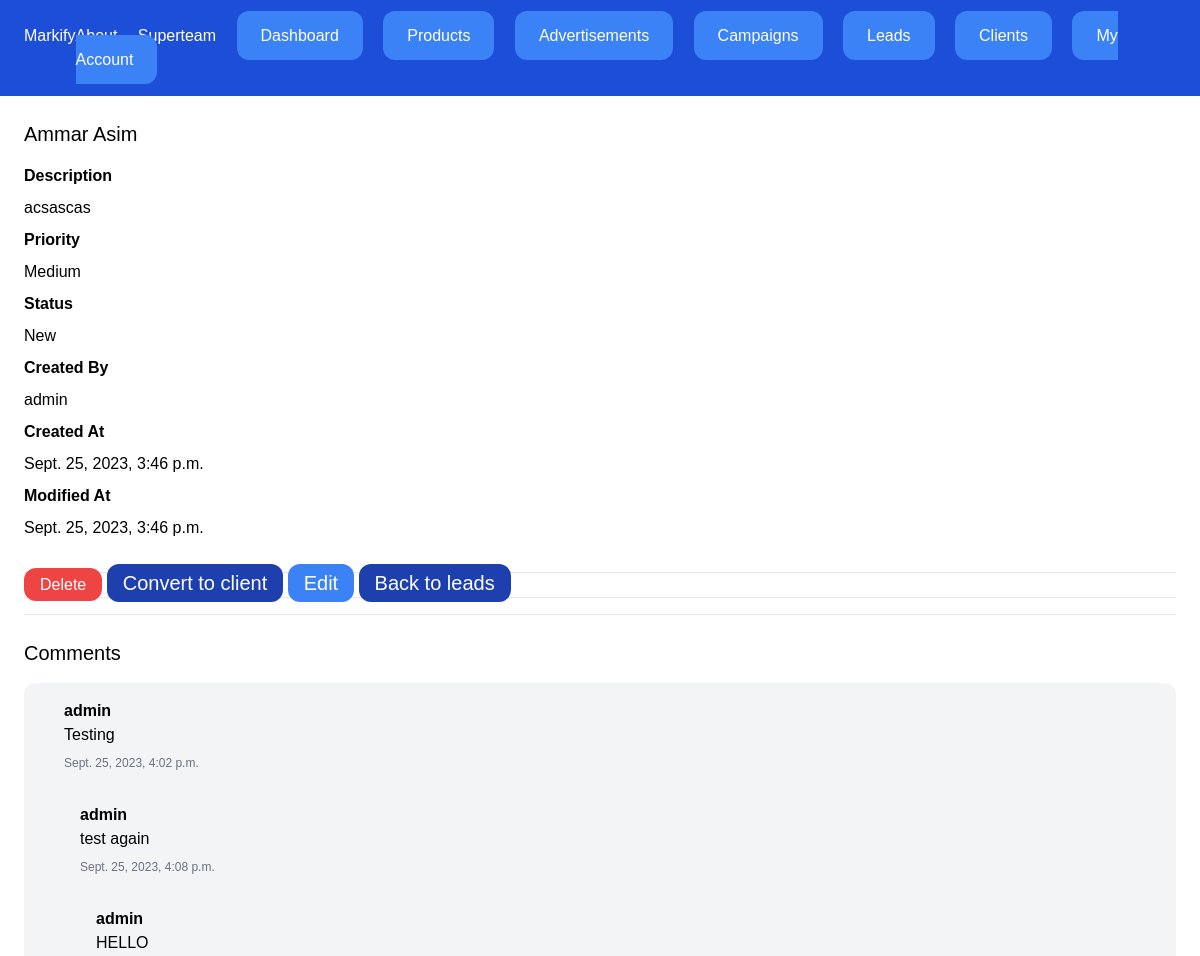
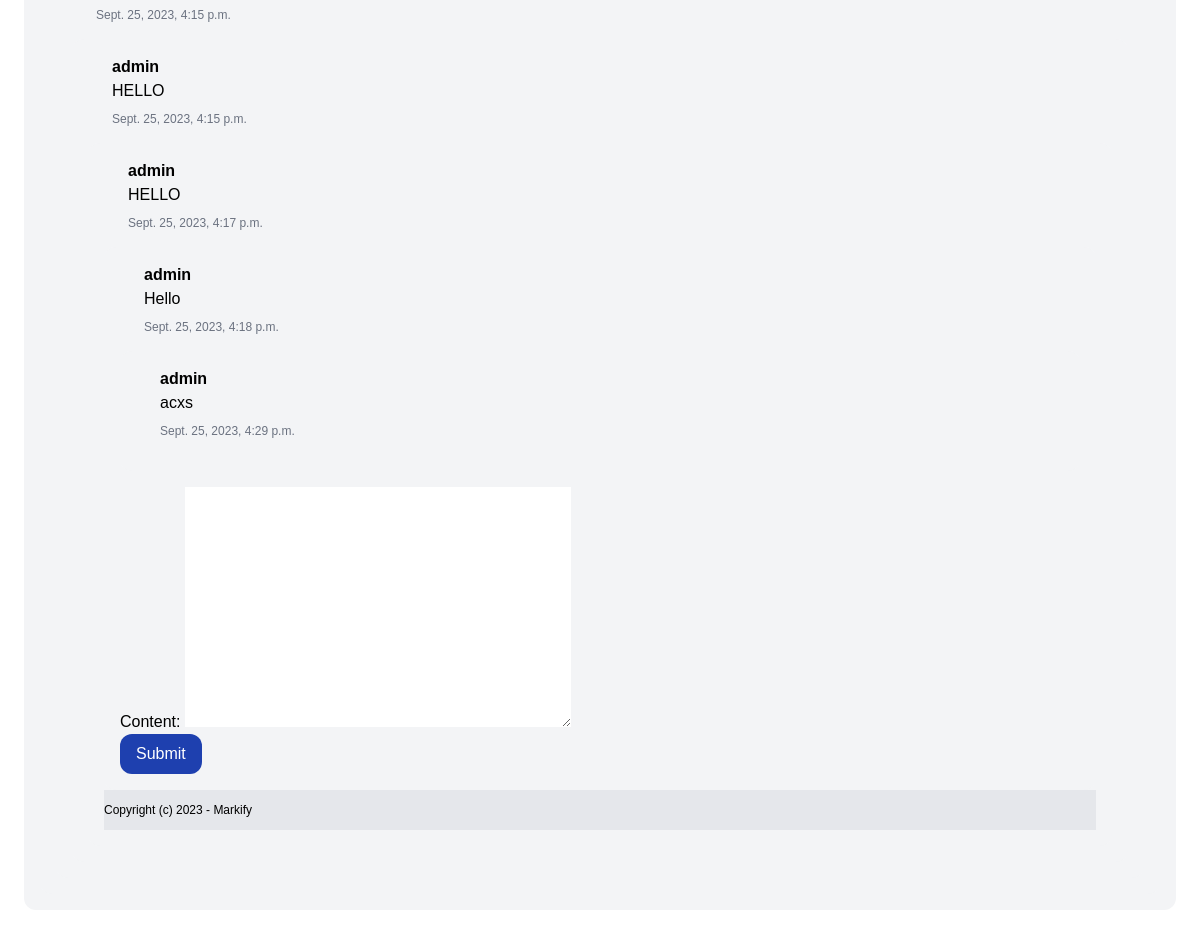
Screenshot of /dashboard/leads/24/ (signed in) with the database file from the repository (2 pictures, top to bottom).
### team/models.py (models this page shows, shortened)
class Team(models.Model):
    name = models.CharField(max_length=100)
    plan = models.ForeignKey(Plan, related_name='teams', blank=True, null=True, on_delete=models.CASCADE)
    members = models.ManyToManyField(User, related_name='teams')
    created_by = models.ForeignKey(User, related_name='created_teams', on_delete=models.CASCADE)
    created_at = models.DateTimeField(auto_now_add=True)
    modified_by = models.DateTimeField(auto_now=True)
    class Meta:
        ordering = ('name',)

### lead/models.py (models this page shows, shortened)
class Lead(models.Model):
    LOW = 'low'
    MEDIUM = 'medium'
    HIGH = 'high'
    CHOICES_PRIORITY = (
        (LOW, 'Low'),
        (MEDIUM, 'Medium'),
        (HIGH, 'High'),
    )
    NEW ='new'
    CONTACTED = 'contacted'
    WON = 'won'
    LOST = 'lost'
    CHOICES_STATUS = (
        (NEW, 'New'),
        (CONTACTED, "Contacted"),
        (WON, "Won"),
        (LOST, "Lost"),
    )
    team = models.ForeignKey(Team, related_name='leads', on_delete=models.CASCADE)
    name = models.CharField(max_length=255)
    email = models.EmailField()
    description = models.TextField(blank=True, null=True)
    priority = models.CharField(max_length=10, choices=CHOICES_PRIORITY, default=MEDIUM)
    status = models.CharField(max_length=10, choices=CHOICES_STATUS, default=NEW)
    converted_to_client = models.BooleanField(default=False)
    created_by = models.ForeignKey(User, related_name='leads', on_delete=models.CASCADE)
    created_at = models.DateTimeField(auto_now_add=True)
    modified_at = models.DateTimeField(auto_now=True)
    class Meta:
        ordering = ('name',)

class Comment(models.Model):
    team = models.ForeignKey(Team, related_name='lead_comments', on_delete=models.CASCADE)
    lead = models.ForeignKey(Lead, related_name='comments', on_delete=models.CASCADE)
    content = models.TextField(blank=True, null=True)
    created_by = models.ForeignKey(User, related_name='lead_comments', on_delete=models.CASCADE)
    created_at = models.DateTimeField(auto_now_add=True)

### lead/views.py (the view)
# urls.py: path('<int:pk>/', views.LeadDetailView.as_view(), name='detail'),
class LeadDetailView(DetailView):
    model = Lead
    def get_queryset(self):
        query_set = super(LeadDetailView,self).get_queryset()
        return query_set.filter(created_by=self.request.user, converted_to_client=False, pk=self.kwargs.get('pk'))
    @method_decorator(login_required)
    def dispatch(self, *args, **kwargs):
        return super().dispatch(*args, **kwargs)
    def get_context_data(self, **kwargs):
        context = super().get_context_data(**kwargs)
        context["form"] = AddCommentForm()
        return context

### lead/forms.py
class AddCommentForm(forms.ModelForm):
    class Meta:
        model = Comment
        fields = ('content',)

### campaigns/context_processors.py (called while the page is built)
def campaign_expired(request):
    campaigns = Campaign.objects.all()
    for campaign in campaigns:
        if campaign.end_date < timezone.now().date():
            campaign.active = False
            campaign.save()
    return {'campaigns': campaigns}

### team/context_processors.py (called while the page is built)
def active_team(request):
    if request.user.is_authenticated:
        if request.user.userprofile.active_team:
            team = request.user.userprofile.active_team
        else:
            team = Team.objects.filter(created_by=request.user)[0]
    else:
        team = None
    return {'active_team': team}

### lead/templates/lead/lead_detail.html (shortened to what this page needs)
{%extends "core/base.html"%}
{%block content%}
    <div class='py-6 px-6'>
        <h1 class='text-xl mb-4'>{{lead.name}}</h1>
        {%if lead.description%}
            <p class="font-semibold mb-2">Description</p>
            <p>{{lead.description}}</p>
        {% endif %}
        <p class="font-semibold mb-2 mt-2">Priority</p>
        <p>{{lead.get_priority_display}}</p>
        <p class="font-semibold mb-2 mt-2">Status</p>
        <p>{{lead.get_status_display}}</p>
        <p class="font-semibold mb-2 mt-2">Created By</p>
        <p>{{lead.created_by}}</p>
        <p class="font-semibold mb-2 mt-2">Created At</p>
        <p>{{lead.created_at}}</p>
        <p class="font-semibold mb-2 mt-2">Modified At</p>
        <p class="mb-8">{{lead.modified_at }}</p>
        <hr>
            <a href = "#" onclick="document.getElementById('lead_delete_form').submit();" class="py-2 px-4 bg-red-500 text-white rounded-xl">Delete</a>
            <a href = "{%url 'leads:convert' lead.id%}" class="py-2 text-xl/4 px-4 bg-blue-800 text-white rounded-xl">Convert to client</a>
            <a href = "{%url 'leads:edit' lead.id%}" class="py-2 px-4 text-xl/4 bg-blue-500 text-white rounded-xl">Edit</a>
            <a href="{%url 'leads:list' %}" class="py-2 px-4 text-xl/4 bg-blue-800 text-white rounded-xl">Back to leads</a>
        <hr>
        <hr class="my-4">
        <h1 class = "text-xl mb-4 mt-6 text-semibold">Comments</h1>
        <div class="space-y-4">
            {%for comment in lead.comments.all%}
                <div class="bg-gray-100 rounded-xl p-4">
                    <p class="px-6 font-semibold ">{{comment.created_by}}</p>
                    <p class="mb-2 px-6">{{comment.content}}</p>
                    <p class="text-xs px-6 text-gray-500 mb-4">{{comment.created_at}}</p>
            {%endfor%}
        </div>
        <form method='post' class="mt-4" action='{%url "leads:add_comment" lead.id%}'>
            {{form.as_p}}
            <button class="py-2 px-4 bg-blue-800 text-white rounded-xl">Submit</button>
        </form>
    </div>
{%endblock%}

### core/templates/core/partials/nav.html (shortened to what this page needs)
<nav class='py-6 flex justify-between bg-blue-700 px-6'>
    <a href='/' class='text-white'>Markify</a>
    <div class="space-x-4">
      <a href="{% url 'about' %}" class='text-white'>About</a>
      {%if request.user.is_authenticated%}
      <a href="{%url 'teams:detail' active_team.id %}" class='text-white text'>{{active_team.name}}</a>
      <a href='{%url "dashboard" %}' class='text-white py-4 px-6 bg-blue-500 rounded-xl'>Dashboard</a>
      <a href='{%url "products:list" %}' class='text-white py-4 px-6 bg-blue-500 rounded-xl'>Products</a>
      <a href='{%url "ads:list" %}' class='text-white py-4 px-6 bg-blue-500 rounded-xl'>Advertisements</a>
      <a href='{%url "campaigns:list" %}' class='text-white py-4 px-6 bg-blue-500 rounded-xl'>Campaigns</a>
      <a href='{%url "leads:list" %}' class='text-white py-4 px-6 bg-blue-500 rounded-xl'>Leads</a>
      <a href='{%url "clients:list" %}' class='text-white py-4 px-6 bg-blue-500 rounded-xl'>Clients</a>
      <a href='{%url "userprofile:myaccount" %}' class='text-white py-4 px-6 bg-blue-500 rounded-xl'>My Account</a>
      {% endif %}
    </div>
  </nav>

### rows the page displays
Team: name "Superteam"
Lead: name "Ammar Asim", description "acsascas", priority "Medium", status "New", created_by "admin", created_at "Sept. 25, 2023, 3:46 p.m.", modified_at "Sept. 25, 2023, 3:46 p.m."
Comment: created_by "admin", content "Testing", created_at "Sept. 25, 2023, 4:02 p.m."
Comment: created_by "admin", content "test again", created_at "Sept. 25, 2023, 4:08 p.m."
Comment: created_by "admin", content "HELLO", created_at "Sept. 25, 2023, 4:15 p.m."
Comment: created_by "admin", content "HELLO", created_at "Sept. 25, 2023, 4:15 p.m."
Comment: created_by "admin", content "HELLO", created_at "Sept. 25, 2023, 4:17 p.m."
Comment: created_by "admin", content "Hello", created_at "Sept. 25, 2023, 4:18 p.m."
Comment: created_by "admin", content "acxs", created_at "Sept. 25, 2023, 4:29 p.m."
